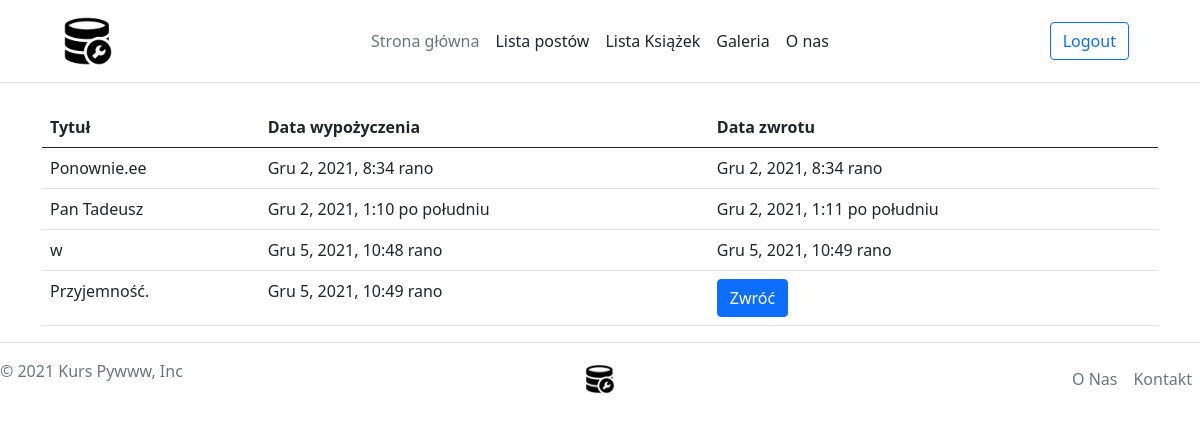
Page /books/borrows (signed in) on the committed database.
### books/models.py (models this page shows, shortened)
class Borrow(models.Model):
    book = models.ForeignKey("Book", on_delete=models.CASCADE, related_name="borrows")
    user = models.ForeignKey("auth.User", on_delete=models.CASCADE, related_name="borrows")
    borrow_date = models.DateTimeField(auto_now_add=True)
    return_date = models.DateTimeField(null=True, blank=True)

class Book(Timestamped):
    title = models.CharField(max_length=255)
    description = models.TextField()
    available = models.BooleanField(default=False)
    publication_year = models.IntegerField()
    tags = models.ManyToManyField("tags.Tag", related_name="books", blank=True)
    authors = models.ManyToManyField(Author, related_name="books")
    cover = ImageField(upload_to='books/covers/%Y/%m/%d', null=True, blank=True)

### books/views.py (the view)
# urls.py: path('borrows', handle_book_borrows, name="borrows_list"),
def handle_book_borrows(request, book_id=None):
    user = request.user
    if request.method == 'POST':
        if user.is_authenticated:
            if request.POST.get('borrow'):
                book = Book.objects.get(pk=book_id)
                Borrow.objects.create(
                    user=user,
                    book=book
                )
                book.available = False
                book.save()
                return HttpResponseRedirect(reverse("books:details", args=[book_id]))
            else:
                keys = [key for key in request.POST.keys() if key.startswith("book_")]
                print(keys)
                key = int(keys[0].split("_")[1])
                book = Book.objects.get(pk=key)
                borrow = Borrow.objects.filter(user=user, book=book).last()
                if not borrow.return_date:
                    borrow.return_date = timezone.now()
                    borrow.save()
                    book.available = True
                    book.save()
                return HttpResponseRedirect(reverse("books:borrows_list"))
    else:
        borrows = Borrow.objects.filter(user=user)
        return render(request, "books/borrows_list.html", {"borrows": borrows})

### books/templates/books/borrows_list.html (shortened to what this page needs)
{% extends 'base.html' %}
{% block content %}
    <table class="table table-stripped">
        <thead><th>Tytuł</th><th>Data wypożyczenia</th><th>Data zwrotu</th></thead>
        <tbody>
        {% for borrow in borrows %}
            <form action="{% url "books:borrows_list" %}" method="post">
            <tr><td>{{ borrow.book.title }}</td><td>{{ borrow.borrow_date }}</td>
                <td>{% if borrow.return_date %}{{ borrow.return_date }}{% else %}
                    <button type="submit" name="book_{{ borrow.book.id }}" class="btn btn-primary">Zwróć</button>
                {% endif %}
                </td>
            </tr>
            </form>
        {% endfor %}
        </tbody>
    </table>
{% endblock %}

### rows in the picture
Borrow: book "Ponownie.ee", borrow_date "Gru 2, 2021, 8:34 rano", return_date "Gru 2, 2021, 8:34 rano"
Borrow: book "Pan Tadeusz", borrow_date "Gru 2, 2021, 1:10 po południu", return_date "Gru 2, 2021, 1:11 po południu"
Borrow: book "w", borrow_date "Gru 5, 2021, 10:48 rano", return_date "Gru 5, 2021, 10:49 rano"
Borrow: book "Przyjemność.", borrow_date "Gru 5, 2021, 10:49 rano"
